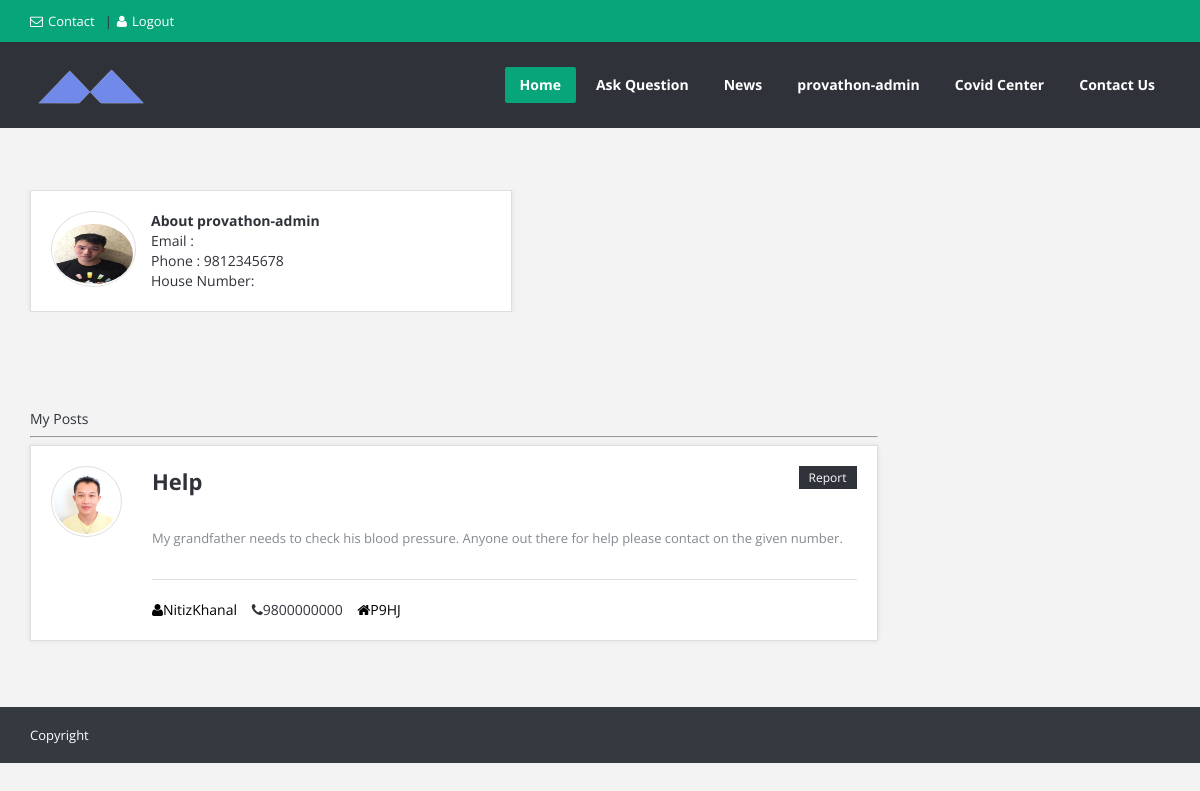
Screenshot of /users/profile/NitizKhanal (signed in) with the database file from the repository.
### users/models.py (models this page shows, shortened)
class Profile(models.Model):
    user = models.OneToOneField(User, on_delete=models.CASCADE, )
    image = models.ImageField(default='default.jpg', upload_to='profile_pics')
    contact = models.CharField(max_length = 10, default = "Not entered")
    address = models.CharField(max_length=50, default = "Not entered")
    Gcode = models.CharField(max_length = 5, default = "Not entered")

### posts/models.py (models this page shows, shortened)
class Post(models.Model):
    title = models.CharField(max_length=100)
    content = models.TextField()
    date_posted = models.DateTimeField(default = timezone.now)
    author = models.ForeignKey(User, on_delete = models.CASCADE)
    settled = models.BooleanField(default=False)

### users/views.py (the view)
# urls.py: path('profile/<str:username>', UserPostListView.as_view(), name='user-profile'),
class UserPostListView(ListView):
    model = Post
    context_object_name = 'posts'
    template_name = 'users/user_profile.html'
    paginate_by = 2
    def get_queryset(self):
        user = get_object_or_404(User, username = self.kwargs.get('username'))
        return Post.objects.filter(author = user).order_by('-date_posted')

### users/templates/users/user_profile.html (shortened to what this page needs)
{% extends 'posts/base.html' %}
{% block content %}
	<section class="container main-content">
		<div class="row">
			<div class="col-md-9">
				<div class="row">
					<div class="user-profile">
						<div class="col-md-7">
							<div class="page-content">
								<div class="user-profile-img"><img style="margin-top:10px;" width="80" height="60"
								 src="{{user.profile.image.url}}" alt="user">
								</div>
								<h1><b>About {{ user.username }}</b></h1>
								<h3>Email : <a style="color:#000000;" href = "mailto: {{user.email}}">{{ user.email }}</a></h3>
								<h3>Phone : {{ user.profile.contact }}</h3>
								<h3>House Number: {{ post.author.profile.Gcode}}</h3>
							</div>
						</div>
					</div>
				</div>
			</div>
		</div>
	</section>
	<section class="container main-content">
		<div class="row">
			<div class="col-md-9">
				<h2>My Posts</h2>
			<hr/>
			{% for post in posts %}
			<article class="question question-type-normal">
				<h2>
					<a href="{% url 'post-details' post.id %}">{{post.title}}</a>
				</h2>
				<a class="question-report" href="#">Report</a>
				<div class="question-author">
					<a href="#" original-title="ahmed" class="question-author-img tooltip-n"><img alt="" src="{{ post.author.profile.image.url }}"></a>
				</div>
				<div class="question-inner">
					<p class="question-desc">{{ post.content }}</p>
					<span class="author_username"><a style="color:#000000;" href="#"><i class="icon-user"></i>{{post.author.username}}</a></span>
					<span class="author_contact"><i class="icon-phone"></i>{{ post.author.profile.contact }}</span>
					<a style="color:#000000;" href="#"><i class="icon-home"></i>{{ post.author.profile.Gcode}}</a></span>
				</div>
			</article>
			{% endfor %}
		</div>
		</div>
	</section>
{% endblock %}

### posts/templates/posts/base.html (shortened to what this page needs)
{% load static %}
<!DOCTYPE html>
<html lang="en">
<head>
	<link rel="stylesheet" href="{% static 'posts/style.css' %}">
	<link rel="stylesheet" href="{% static 'posts/css/responsive.css' %}">
	<link rel="stylesheet" href="{% static 'posts/css/contents.css' %}">
</head>
<body>
<div id="wrap" class="grid_1200">
    	<div id="header-top">
		<section class="container clearfix">
			<nav class="header-top-nav">
				<ul>
					<li><a href="{% url 'contact' %}"><i class="icon-envelope"></i>Contact</a></li>
					{% if user.is_authenticated %}
					<li><a href="{% url 'logout' %}" id="login-panel"><i class="icon-user"></i>Logout</a></li>
					{% else %}
					<li><a href="{% url 'login' %}" id="login-panel"><i class="icon-user"></i>Login</a></li>
					{% endif %}
				</ul>
			</nav>
		</section>
	</div>
	<header id="header">
		<section class="container clearfix">
			<div class="logo"><a href="{% url 'home' %}"><img alt="" src="{% static 'posts/images/logo.png'%}"></a></div>
			<nav class="navigation">
				<ul>
					<li class="current_page_item"><a href="{% url 'home' %}">Home</a>
					</li>
					<li class="ask_question"><a href="{% url 'post-create' %}">Ask Question</a></li>
					<li><a href="https://www.neplinews.com" target="blank">News</a></li>
					{% if user.is_authenticated %}
					<li><a href="{% url 'user-profile' user.username%}">{{user.username}}</a>
					{% else %}
					<li><a href="{% url 'login'%}">User</a></li>
					{% endif%}
					<li><a href="{% url 'covid'%}">Covid Center</a></li>
					<li><a href="{% url 'contact'%}">Contact Us</a></li>
				</ul>
			</nav>
		</section>
	</header>
    {% block content %}{% endblock %}
</div>
</body>
<footer id="footer-bottom">
		<section class="container">
			<div class="copyrights f_left">Copyright<a href="#"></a></div>
		</section>
	</footer>
</html>

### posts/static/posts/css/responsive.css (style rules this page uses)
@media (min-width: 1200px) { .grid_1200 .navigation > ul > li > a { padding: 0 15px; } }

### posts/static/posts/css/contents.css (style rules this page uses)
.container.main-content { margin-top: 10%; padding-bottom:3%; position: relative; z-index: 991; }
.page-content,.about-author,.user-question,#related-posts { -moz-box-sizing: border-box; -webkit-box-sizing: border-box; box-sizing: border-box; padding: 20px; border: 1px solid #dedede; background: #FFF; -moz-box-shadow: 0 0 5px #dedede; -webkit-box-shadow: 0 0 5px #dedede; box-shadow: 0 0 5px #dedede; }
.page-content { overflow: hidden; height: 100%; }
.question { -moz-box-sizing: border-box; -webkit-box-sizing: border-box; box-sizing: border-box; margin-bottom: 30px; padding: 20px; border: 1px solid #dedede; background: #FFF; -moz-box-shadow: 0 0 5px #dedede; -webkit-box-shadow: 0 0 5px #dedede; box-shadow: 0 0 5px #dedede; position: relative; }
.question-inner { position: relative; margin-left: 101px; }
.question-author { position: absolute; top: 20px; left: 20px; float: left; text-align: center; width: 71px; height: 71px; overflow: hidden; padding: 2px; border: 1px solid #dedede; -moz-border-radius: 50%; -webkit-border-radius: 50%; border-radius: 50%; }
.question-author img { width: 65px; height: 65px; overflow: hidden; -moz-border-radius: 50%; -webkit-border-radius: 50%; border-radius: 50%; }
.question-author-img { position: relative; display: block; }
.question h2 { margin: 0 0 30px 101px; color: #474D5D; overflow: hidden; font-size: 22px; font-weight: bold; padding-right: 161px; }
.question h2 a { color: #2f3239; }
.question-report { float: right; font-size: 12px; background-color: #2f3239; padding: 4px 10px; position: absolute; top: 20px; right: 20px; height: 23px; line-height: 15px; }
.question-desc { margin-bottom: 20px; padding-bottom: 30px; line-height: 22px; font-size: 13px; border-bottom: 1px solid #dedede; color: #848991; }
.user-profile { overflow: hidden; height: 100%; position: relative; }
.user-profile-img { width: 85px; float: left; margin-right: 15px; padding: 2px; border: 1px solid #e0e0e0; background-color: #FFF; -moz-border-radius: 50%; -webkit-border-radius: 50%; border-radius: 50%; }
.user-profile-img img { width: 100%; -moz-border-radius: 50%; -webkit-border-radius: 50%; border-radius: 50%; }
#footer-bottom { background-color: #353940; padding: 16px 0; font-size: 12px; line-height: 24px; }
.copyrights { font-size: 13px; }
.author_username,.author_contact { margin-right:11px; }

### posts/static/posts/css/base.css (style rules this page uses)
html, body, div, span, applet, object, iframe, h1, h2, h3, h4, h5, h6, p, blockquote, pre, a, abbr, acronym, address, big, cite, code, del, dfn, em, img, ins, kbd, q, s, samp, small, strike, strong, sub, sup, tt, var, b, u, i, center, dl, dt, dd, ol, ul, li, fieldset, form, label, legend, table, caption, tbody, tfoot, thead, tr, th, td, article, aside, canvas, details, embed, figure, figcaption, footer, header, hgroup, menu, nav, output, ruby, section, summary, time, mark, audio, video { margin: 0; padding: 0; border: 0; font-size: 100%; font: inherit; vertical-align: baseline; }
body { font-size: 14px; line-height: 22px; }
article, aside, details, figcaption, figure, footer, header, hgroup, menu, nav, section { display: block; }
ol, ul, li { list-style: none; }
p { margin: 0 0 20px 0; line-height: 22px; }
html { -webkit-text-size-adjust: none; }
* { outline: none; }
body,.qoute p,input,.button,label,.more,blockquote,.widget ul li,textarea { font-family: "Open Sans", Arial, sans-serif; }
.f_left { float: left !important; }

### rows the page displays
Post: title "Help", author.profile.image (picture), content "My grandfather needs to check his blood pressure. Anyone out there for help please contact on the given number.", author.username "NitizKhanal", author.profile.contact "9800000000", author.profile.Gcode "P9HJ"

### other values shown
{{ user.username }} "provathon-admin"
{{ user.profile.contact }} "9812345678"
